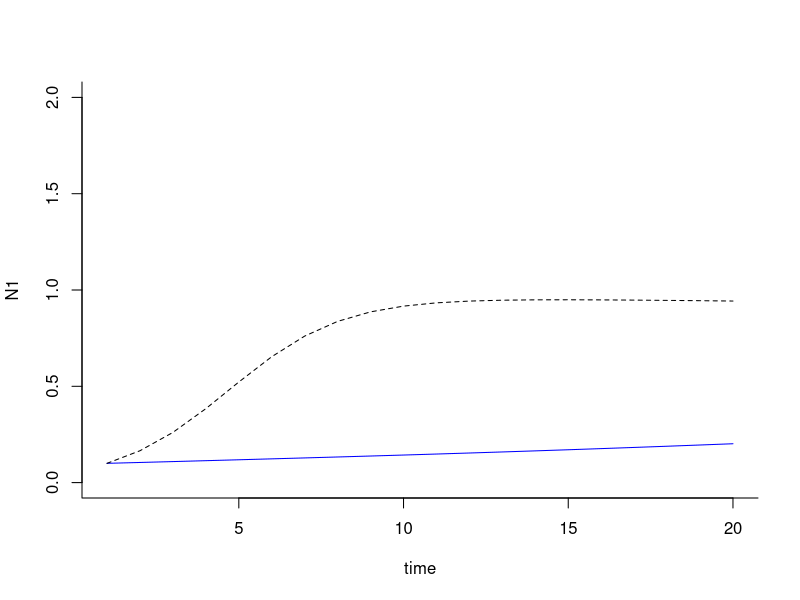
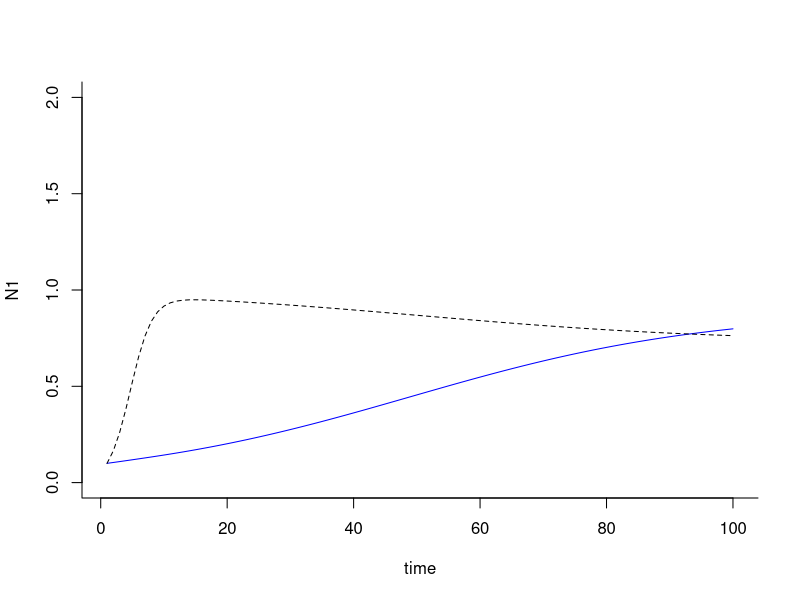

The R script that drew these images, in order:
library(deSolve)

comp <- function(t, y, p) {
  N1 <- y[1]
  N2 <- y[2]
  with(as.list(p), {
    dN1.dt <- (r1 * N1/K1) * (1 - N1 - a12 * N2)
    dN2.dt <- (r2 * N2/K2) * (1 - N2 - a21 * N1)
    return(list(c(dN1.dt, dN2.dt)))
  })
}

p <- c('r1' = 0.1, 'K1' = 2, 'r2' = 0.6, 'K2' = 1,
       'a12' = 0.15,
       'a21' = 0.3)
y0 <- c('N1' = 0.1, 'N2' = 0.1)
t <- 1:20

sim <- ode( y= y0, times= t, func= comp, parms=p, method= 'lsoda')
sim<- as.data.frame(sim)

plot(N1 ~ time, type='l', col ='blue', bty='l', data = sim, ylim= c(0,2))
points(N2~ time, type='l', lty=2, data=sim)


t2 <- 1:100

sim2 <- ode( y= y0, times= t2, func= comp, parms=p, method= 'lsoda')
sim2<- as.data.frame(sim2)

plot(N1 ~ time, type='l', col ='blue', bty='l', data = sim2, ylim= c(0,2))
points(N2~ time, type='l', lty=2, data=sim2)
